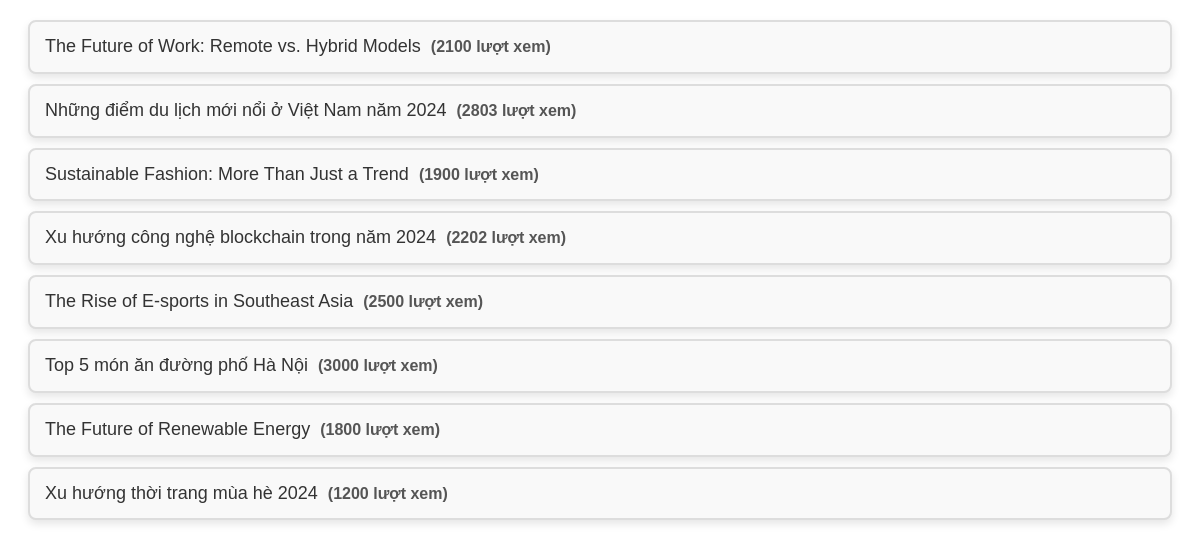
Screenshot of /tinnoibat.php with the database file from the repository.
### tables this page shows
CREATE TABLE `tin` (
  `idTin` int(11) NOT NULL,
  `lang` varchar(2) NOT NULL,
  `TieuDe` text NOT NULL,
  `TomTat` text NOT NULL,
  `Content` text DEFAULT NULL,
  `urlHinh` varchar(255) NOT NULL,
  `Ngay` date NOT NULL,
  `idTL` int(11) NOT NULL,
  `idLT` int(11) NOT NULL,
  `SoLanXem` int(11) NOT NULL,
  `NoiBat` int(11) NOT NULL,
  `AnHien` int(11) NOT NULL
);

### tinnoibat.php (the view, shortened to what this page needs)
<?php require_once "connectdb.php";
try {
    $sql = "SELECT idTin, TieuDe, SoLanXem FROM tin WHERE NoiBat=1 ORDER BY Ngay DESC LIMIT 0,8";
    $kq = $conn->query($sql);
} catch (Exception $e) {
    die("Lỗi thực thi sql: " . $e->getMessage());
}
?>
<div id="txn" class="data">
    <?php foreach ($kq as $tin) {
    ?>
        <a href="index.php?page=tin&tinchitiet.php&idTin=<?php echo $tin['idTin'] ?>">
            <?php echo "<p>", $tin['TieuDe'], "<span>(", $tin['SoLanXem'], " lượt xem)</span></p>"; ?>
        </a>
    <?php
    } ?>
</div>

### tinnoibat.php (style rules this page uses)
.data { font-family: Arial, sans-serif; line-height: 1.8em; margin: 20px; }
.data a { text-decoration: none; }
.data p { font-size: 18px; color: #333; margin: 10px 0; padding: 10px 15px; border: 2px solid #ddd; border-radius: 8px; background-color: #f9f9f9; box-shadow: 0 4px 8px rgba(0, 0, 0, 0.1); transition: transform 0.2s, box-shadow 0.2s; }
.data p span { font-size: 16px; color: #555; margin-left: 10px; font-weight: bold; }

### rows the page displays
tin: TieuDe "The Future of Work: Remote vs. Hybrid Models", SoLanXem "2100"
tin: TieuDe "Những điểm du lịch mới nổi ở Việt Nam năm 2024", SoLanXem "2803"
tin: TieuDe "Sustainable Fashion: More Than Just a Trend", SoLanXem "1900"
tin: TieuDe "Xu hướng công nghệ blockchain trong năm 2024", SoLanXem "2202"
tin: TieuDe "The Rise of E-sports in Southeast Asia", SoLanXem "2500"
tin: TieuDe "Top 5 món ăn đường phố Hà Nội", SoLanXem "3000"
tin: TieuDe "The Future of Renewable Energy", SoLanXem "1800"
tin: TieuDe "Xu hướng thời trang mùa hè 2024", SoLanXem "1200"
